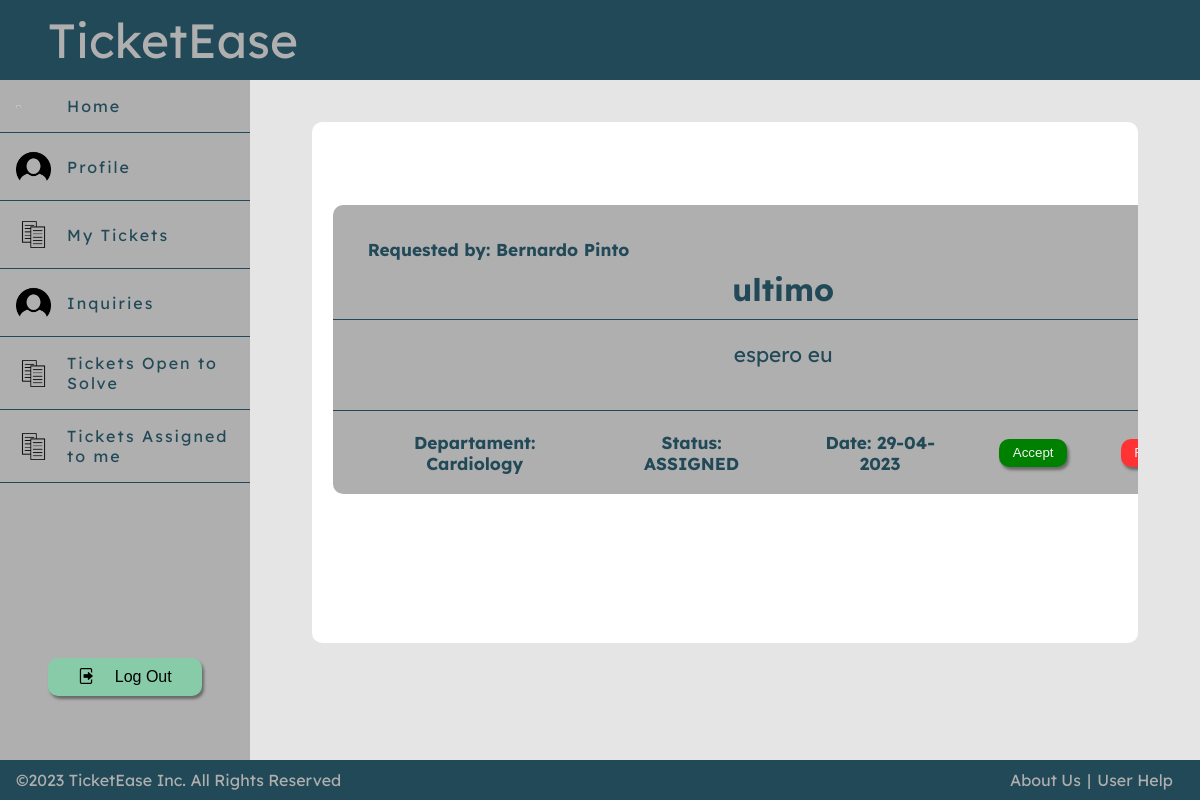
The page /pages/inquiries.php (signed in) on the database as committed earlier.
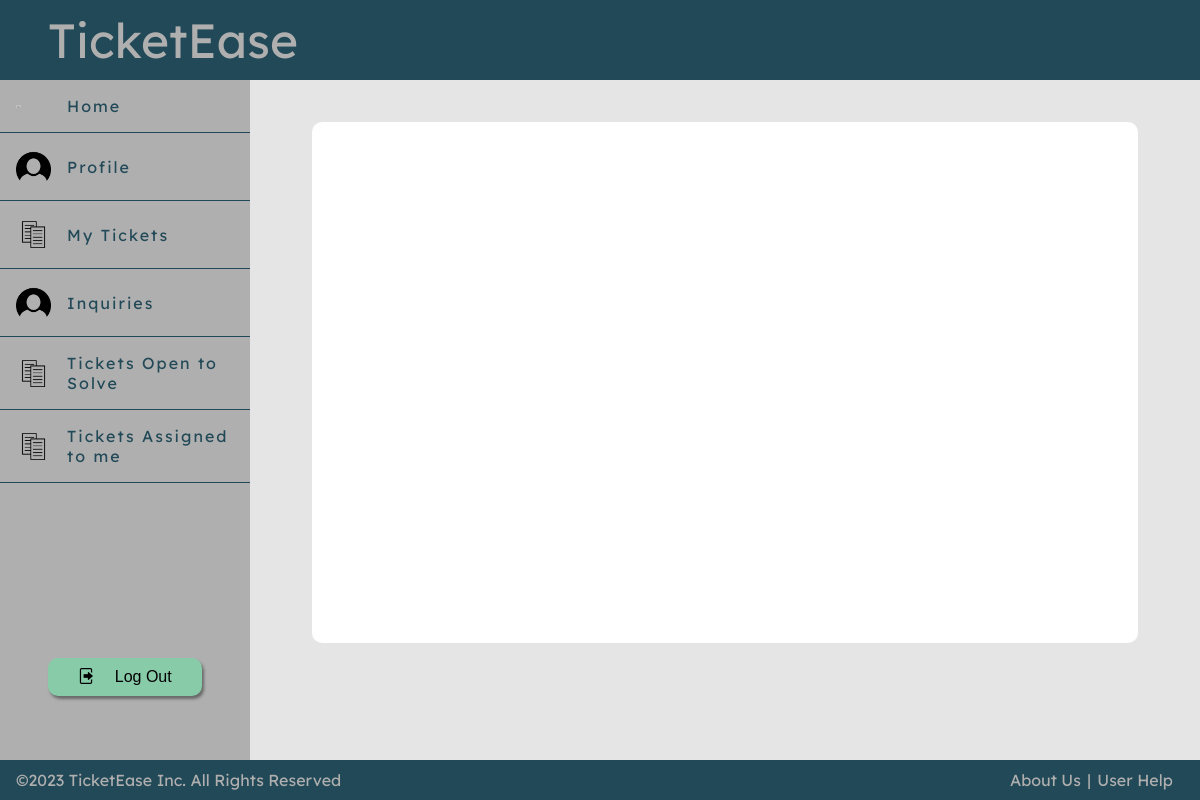
The same page on the database as committed later.
### tables this page shows
CREATE TABLE Inquiry(
                     idInquiry INTEGER PRIMARY KEY AUTOINCREMENT,
                     idUserReceiving INTEGER REFERENCES User, --user que recebeu a notificação
                     idUserGiving INTEGER REFERENCES User, --user que "fez" a notificação (pode ser opcional)
                     idTicket INTEGER REFERENCES Ticket,
                     type TEXT NOT NULL, -- o type pode ser ASSIGN_REQUEST, TICKET_REPONDED, etc(depois adiciona-se mais, dependendo das funcionalidades)
                     date DATE

);

CREATE TABLE User (
                      idUser INTEGER PRIMARY KEY AUTOINCREMENT,
                      name TEXT NOT NULL,
                      username TEXT NOT NULL,
                      email TEXT NOT NULL,
                      password TEXT NOT NULL,
                      CONSTRAINT UNIQUE_User_username UNIQUE (username),
                      CONSTRAINT UNIQUE_User_email UNIQUE (email)
);

CREATE TABLE Ticket(
                       idTicket INTEGER PRIMARY KEY AUTOINCREMENT,
                       title TEXT NOT NULL,
                       description TEXT NOT NULL,
                       priority INTEGER NOT NULL,
                       create_date DATE,
                       cria INTEGER REFERENCES User,
                       resolve INTEGER REFERENCES User,
                       idDepartment INTEGER REFERENCES Department,
                       CONSTRAINT CHECK_Ticket_createdate CHECK (create_date >= 2023-01-01)
);

CREATE TABLE Department(
                           idDepartment INTEGER PRIMARY KEY AUTOINCREMENT,
                           name TEXT NOT NULL,
                           description Text,
                           CONSTRAINT UNIQUE_Department_name UNIQUE (name)
);

CREATE TABLE Ticket_Status(
                              id_random INTEGER PRIMARY KEY AUTOINCREMENT,
                              idTicket INTEGER REFERENCES Ticket,
                              idStatus INTEGER REFERENCES Status,
                              date DATE

);

CREATE TABLE Status(
                       idStatus INTEGER PRIMARY KEY AUTOINCREMENT,
                       stage TEXT NOT NULL,
                       CONSTRAINT CHECK_Status_status CHECK (stage = 'OPEN' OR stage = 'ASSIGNED' OR stage = 'CLOSED')
);

### pages/inquiries.php (called while the page is built, shortened)
<?php
require_once(dirname(__DIR__).'/templates/common.tpt.php');
require_once(dirname(__DIR__).'/database/connection.php');
require_once(dirname(__DIR__).'/classes/user.class.php');
require_once(dirname(__DIR__).'/classes/ticket.class.php');
require_once(dirname(__DIR__).'/classes/inquiry.class.php');
require_once(dirname(__DIR__).'/utils/session.php');
require_once(dirname(__DIR__).'/templates/inquiries.tpl.php');
$session = new Session();
$db = getDatabaseConnection();
$user = User::getSingleUser($db, $session->getId());
$userInquiries = Inquiry::getUserInquiries($db, $user->getId());
drawUserInquiries($db,$userInquiries);

### classes/inquiry.class.php (called while the page is built, shortened)
<?php
class Inquiry
{
    private ?int $idInquiry;
    private ?int $idUserGiving;
    private int $idTicket;
    private string $type;
    public function __construct(?int $idInquiry, int $idUserReceiving, ?int $idUserGiving, int $idTicket, string $type, string $date)
    {
        $this->idInquiry = $idInquiry;
        $this->idUserGiving = $idUserGiving;
        $this->idTicket = $idTicket;
        $this->type = $type;
    }
    public function getIdInquiry(): int
    {
        return $this->idInquiry;
    }
    public function getUserGiving(): int
    {
        return $this->idUserGiving;
    }
    public function getTicket(): int
    {
        return $this->idTicket;
    }
    public function getType(): string
    {
        return $this->type;
    }
    public static function getUserInquiries(PDO $db, int $idUser): array
    {
        $stmt = $db->prepare('SELECT * FROM Inquiry WHERE idUserReceiving = ?');
        $stmt->execute(array($idUser));
        $inquiries = array();
        while ($inquiry = $stmt->fetch()) {
            $inquiries[] = new Inquiry(
                intval($inquiry['idInquiry']),
                intval($inquiry['idUserReceiving']),
                intval($inquiry['idUserGiving']),
                intval($inquiry['idTicket']),
                $inquiry['type'],
                $inquiry['date']
            );
        }
        return $inquiries;
    }
}

### utils/session.php (called while the page is built, shortened)
<?php
  class Session {
    public function getId() : ?int {
      return isset($_SESSION['id']) ? $_SESSION['id'] : null;
    }
  }
?>

### classes/user.class.php (called while the page is built, shortened)
<?php
  class User {
    public int $idUser;
    public string $name;
    public function __construct(int $idUser, string $name, string $username, string $email, string $password)
    {
      $this->idUser = $idUser;
      $this->name = $name;
    }
    public function getName() : string {
        return $this->name;
    }
    public function getId() : int{
        return $this->idUser;
    }
    static function getSingleUser(PDO $db, int $id) : User {
      $stmt = $db->prepare('
        SELECT idUser, name,username, email, password
        FROM User
        WHERE idUser = ?
      ');
      $stmt->execute(array($id));
      $user = $stmt->fetch();
      return new User(
        intval($user['idUser']),
        $user['name'],
        $user['username'],
        $user['email'],
        $user['password'],
      );
    }
  }
?>

### classes/ticket.class.php (called while the page is built, shortened)
<?php
  class Ticket {
    private ?int $idTicket;
    private string $title;
    private string $description;
    private string $createDate;
    private int $idDepartment;
    public function __construct(?int $idTicket, string $title, string $description, int $priority, string $createDate, int $cria, ?int $resolve, int $idDepartment) {
        $this->idTicket = $idTicket;
        $this->title = $title;
        $this->description = $description;
        $this->createDate = $createDate;
        $this->idDepartment = $idDepartment;
    }
    public function getIdTicket(): int {
        return $this->idTicket;
    }
    public function getTitle(): string {
        return $this->title;
    }
    public function getDescription(): string {
        return $this->description;
    }
    public function getCreateDate(): string {
        return $this->createDate;
    }
    public static function getTicketFromId(PDO $db, int $idTicket){
        $stmt = $db->prepare('SELECT * FROM Ticket WHERE idTicket = ?');
        $stmt->execute(array($idTicket));
        $ticket = $stmt->fetch();
        return new Ticket(
            intval($ticket['idTicket']),
            $ticket['title'],
            $ticket['description'],
            intval($ticket['priority']),
            $ticket['create_date'],
            intval($ticket['cria']),
            intval($ticket['resolve']),
            intval($ticket['idDepartment'])
        );
    }
    public function getTicketDepartmentName(PDO $db): string {
        $stmt = $db->prepare('SELECT name FROM Department WHERE idDepartment = ?');
        $stmt->execute(array($this->idDepartment));
        $department = $stmt->fetch();
        return $department['name'];
    }
    public function getLastTicketStatus(PDO $db): string {
        $stmt = $db->prepare('SELECT idStatus FROM Ticket_Status WHERE idTicket = ? ORDER BY ROWID DESC LIMIT 1');
        $stmt->execute(array($this->idTicket));
        $status = $stmt->fetch();
        if ($status) {
            $stmt = $db->prepare('SELECT stage FROM Status WHERE idStatus = ?');
            $stmt->execute(array($status['idStatus']));
            $statusName = $stmt->fetch();
            return $statusName['stage'];
        } else {
            return '';
        }
    }
}
?>

### templates/inquiries.tpl.php (the view, shortened to what the changed rows need)
<?php
function drawUserInquiries(PDO $db, array $inquiries){ ?>
    <main id="Inquiries">
        <?php
        foreach ($inquiries as $inquiry){
            $inquiryType = $inquiry->getType();
            if($inquiryType=="ASSIGN_AGENT"){
                drawTicketAssignRequest($db,$inquiry);
            }
        }
        ?>
    </main>
<?php }
function drawTicketAssignRequest(PDO $db, Inquiry $inquiry){
    $userRequesting = User::getSingleUser($db,$inquiry->getUserGiving());
    $ticket=Ticket::getTicketFromId($db,$inquiry->getTicket())?>
    <section class="retangulo">
        <h5> Requested by: <?php echo $userRequesting->getName() ?></h5>
        <h2 class="ticketText"> <?php echo $ticket->getTitle() ?></h2>
        <section class="ticketDescription">
            <?php echo $ticket->getDescription() ?>
        </section>
        <section>
            <article>
                <h5>Departament: <?=$ticket->getTicketDepartmentName($db)?></h5>
                <h5>Status: <?=$ticket->getLastTicketStatus($db)?></h5>
                <h5>Date: <?=$ticket->getCreateDate()?></h5>
            </article>
            <article class="AssignTicket">
                <form method="post" action="../actions/action_assign_to_agent.php">
                    <button id="AcceptTicketFromInquiry" type="submit" name="idTicket" value="<?php echo $ticket->getIdTicket() ?>">
                        Accept
                    </button>
                </form>
                <form method="post" action="../actions/action_deleteInquiry.php">
                    <button id="RejectTicketFromInquiry" type="submit" name="idInquiry" value="<?php echo $inquiry->getIdInquiry() ?>">
                    </button>
                </form>
            </article>
        </section>
    </section>
<?php }

Rows that differ between the two databases and show on the page:
removed inquiry: idUserGiving.name "Bernardo Pinto", idTicket.title "ultimo", idTicket.description "espero eu", idTicket.name "Cardiology", idTicket.stage "ASSIGNED", idTicket.create_date "29-04-2023", $inquiry->getIdInquiry() 3 (drawn)
